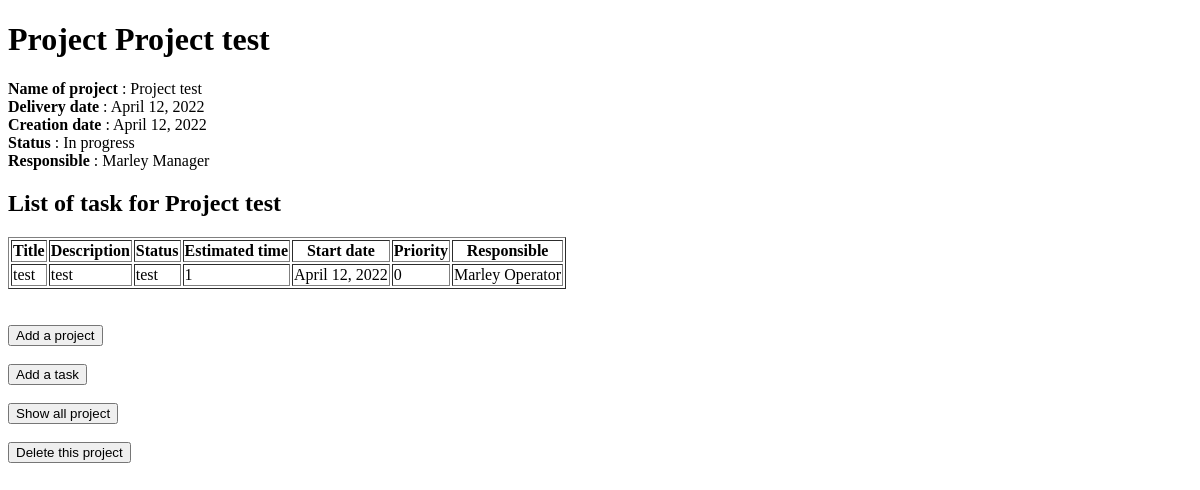
The page /project/get/6 on the database as committed earlier.
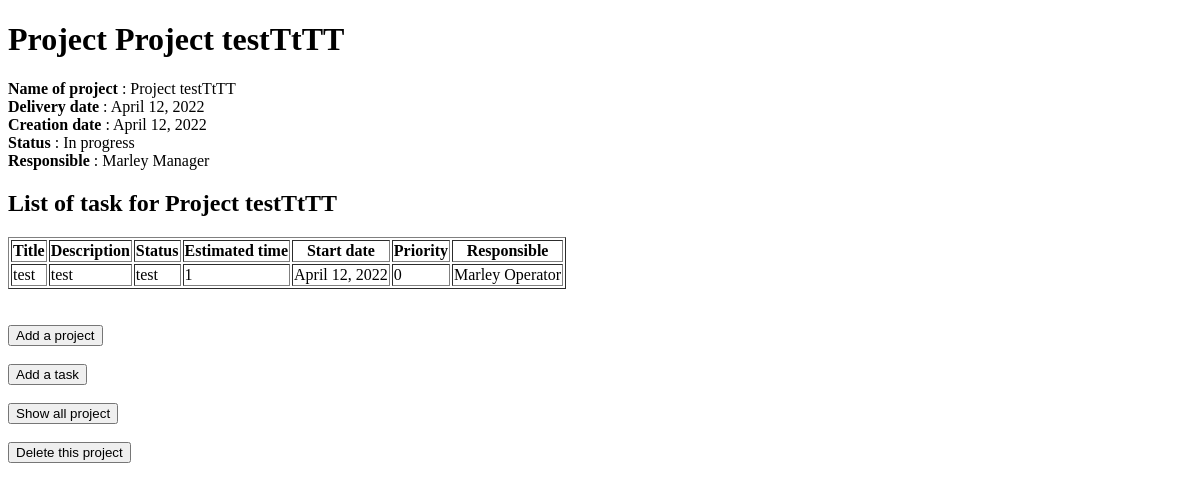
The same page on the database as committed later.
### GestionnaireProjet/models.py (models this page shows, shortened)
class Project(models.Model):
    title = models.CharField(max_length=100)
    deliveryDate = models.DateField(default=django.utils.timezone.now)
    creationDate = models.DateField(default=django.utils.timezone.now)
    status = models.CharField(max_length=50)
    responsible = models.ForeignKey(ProjectManager, on_delete=models.CASCADE)

class Employee(models.Model):  # class abstraite
    lastName = models.CharField(max_length=255)
    firstName = models.CharField(max_length=255)
    status = models.CharField(max_length=50)
    class Meta:
        abstract = True
    def __str__(self):
        return self.firstName + ' ' + self.lastName

class ProjectManager(Employee):  # hérite de Employee
    pass

### project/views.py (the view)
# urls.py: path('get/<int:id>', views.getProjectWithId),
def getProjectWithId(request, id):
    allTasks = Task.objects.filter(project=id)
    project = Project.objects.get(id=id)
    return render(request, 'project.html', {'project': project, 'allTasks': allTasks})

### project/templates/project.html (shortened to what this page needs)
<!DOCTYPE html>
<html lang="en">
<head>
</head>
<body>
    <h1>Project {{ project.title }}</h1>
    <b>Name of project </b> : {{ project.title }}
    <br />
    <b>Delivery date </b> : {{ project.deliveryDate }}
    <br />
    <b>Creation date </b> : {{ project.creationDate }}
    <br />
    <b>Status </b> : {{ project.status }}
    <br />
    <b>Responsible </b> : {{ project.responsible }}
    <br />
    <h2>List of task for {{ project.title }}</h2>
    <table border="1">
        <tr>
            <th>Title</th>
            <th>Description</th>
            <th>Status</th>
            <th>Estimated time</th>
            <th>Start date</th>
            <th>Priority</th>
            <th>Responsible</th>
        </tr>
        {% for task in allTasks %}
        <tr>
            <td>{{ task.title }}</td>
            <td>{{ task.description }}</td>
            <td>{{ task.status }}</td>
            <td>{{ task.estimatedTime }}</td>
            <td>{{ task.startDate }}</td>
            <td>{{ task.priority }}</td>
            <td>{{ task.responsible }}</td>
        </tr>
        {% endfor %}
    </table>
    <br /> <br />
    <a href="/project/new">
        <button>Add a project</button>
    </a>
    <br /> <br />
    <a href="/project/new">
        <button>Add a task</button>
    </a>
    <br /><br />
    <a href="/project/all">
        <button>Show all project</button>
    </a>
    <br /><br />
    <a href="/project/delete/{{ project.id }}" onclick="return confirm('Are you sure you would like to delete this project ?');">
        <button>Delete this project</button>
    </a>
</body>
</html>

Rows that differ between the two databases and show on the page:
changed Project "In progress": title "Project test" → "Project testTtTT"
